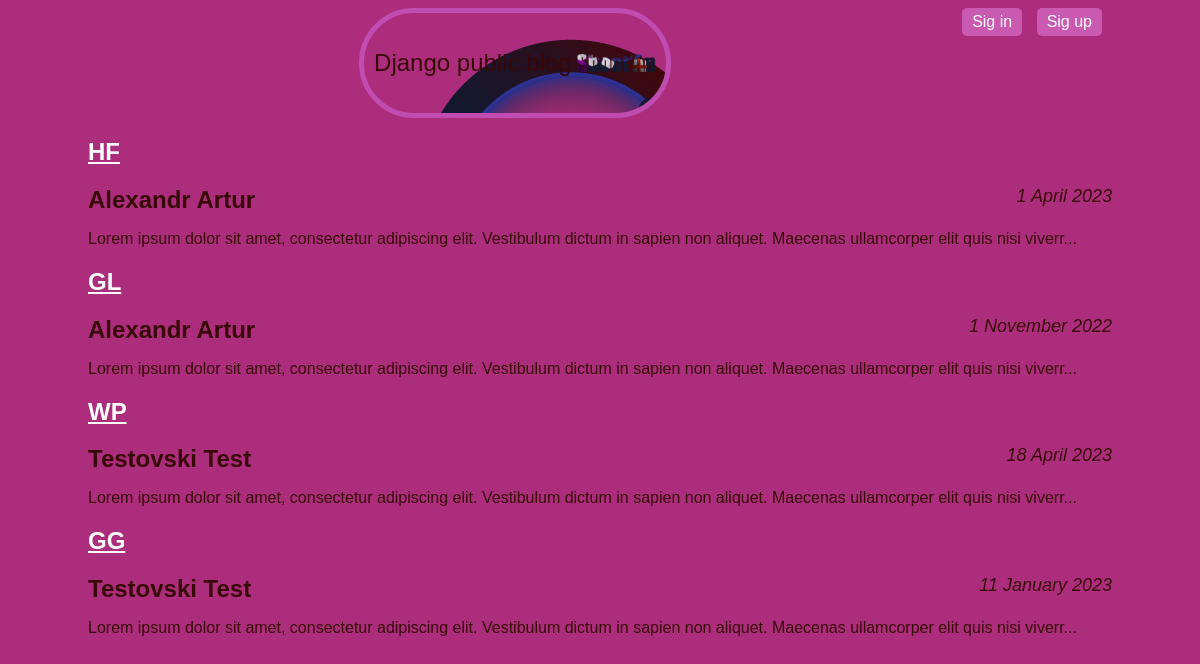
Before: / with the older database file.
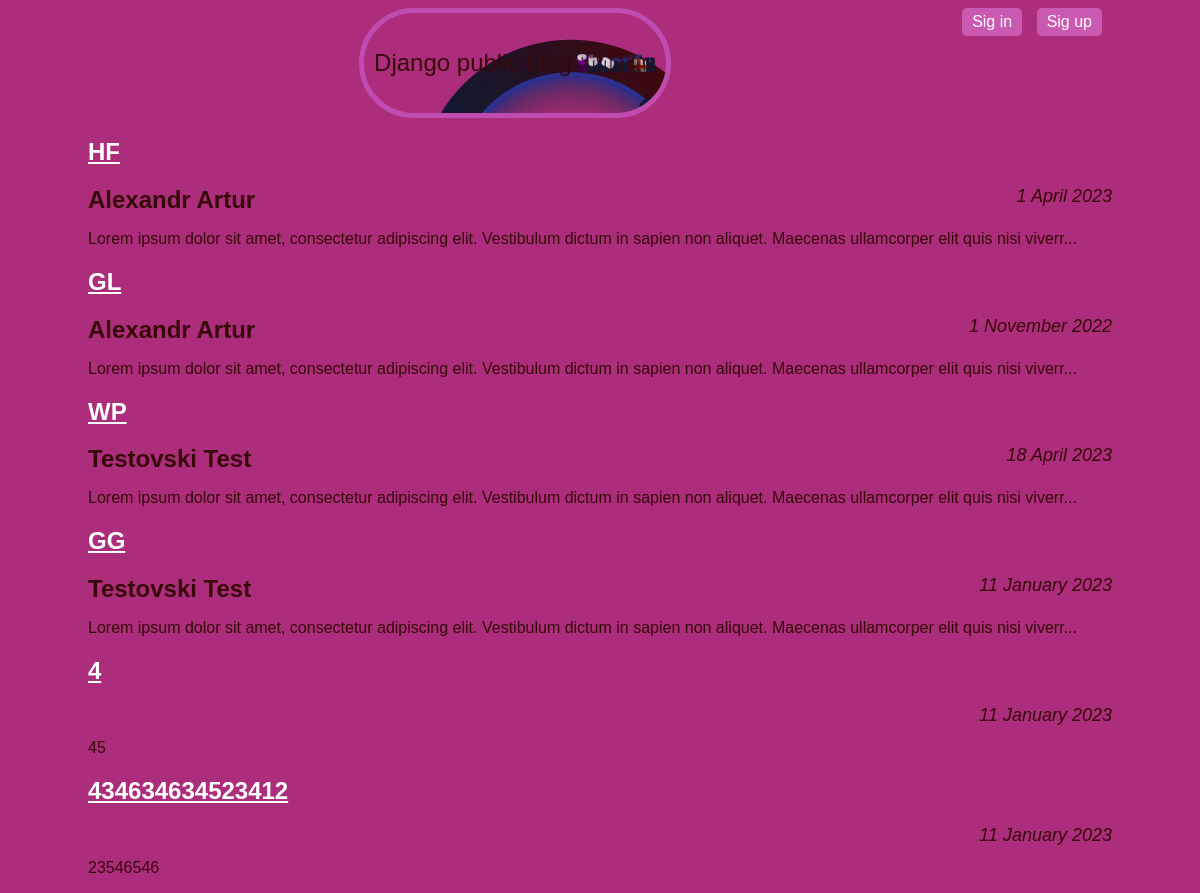
After: the same page with the newer database file.
### articles/models.py (models this page shows, shortened)
class Article(models.Model):
    title = models.CharField(max_length=200)
    author = models.ForeignKey(User, on_delete=models.CASCADE)
    author_article = models.ForeignKey('Author', on_delete=models.SET_NULL, null=True)
    text = models.TextField()
    created_date = models.DateField(auto_now_add=True)
    date_article = models.DateField('Date create article', null=False, default='2023-01-11')
    def get_excerpt(self):
        return self.text[:140] + "..." if len(self.text) > 140 else self.text

class Author(models.Model):
    first_name = models.CharField(max_length=100)
    last_name = models.CharField(max_length=100)
    date_of_birth = models.DateField(null=True, blank=True)
    date_of_death = models.DateField('Died', null=True, blank=True)

### articles/views.py (the view)
# urls.py: path('', views.archive, name='archive'),
def archive(request):
    return render(request, 'archive.html', {"posts": Article.objects.all()})

### articles/templates/archive.html (shortened to what this page needs)
<!DOCTYPE html>
<html lang="en">
<head>
    <link rel="stylesheet" type="text/css" href="{{ STATIC_URL }}/static/css/article.css">
</head>
<body>
<div class="header_main_page">
    <div id="logo_article_id">
        <p id="logo_text">Django public blog</p>
        <img src="{{ STATIC_URL }}/static/images/python.png"/>
    </div>
    {% if user.is_authenticated %}
    <div class='autorization_block'>
        <div class='add_article_section'><a href="{% url 'articlenew' %}" class="a_sig">Написать статью</a></div>
        <div class='sig_out_section'><a href="{% url 'logout' %}?next=/ " class="a_sig">Logout</a></div>
    </div>
    {% else %}
    <div class='autorization_block'>
        <div class='sig_in_section'><a href="{% url 'login' %}" class="a_sig">Sig in</a></div>
        <div class='sig_up_section'><a href="{% url 'sign_up' %}" class="a_sig">Sig up</a></div>
    </div>
    {% endif %}
</div>
<div class="archive">
    {% for post in posts %}
    <div class="one-post">
        <h2 class="post-title"><a href="http://127.0.0.1:8000/article/{{ post.id }}">{{ post.title }}</a></h2>
        <div class="article-info">
            <div class="article-author">{{ post.author_article.last_name}} {{ post.author_article.first_name}}</div>
            <div class="article-created-date">{{ post.date_article|date:"j F Y"|title }}</div>
        </div>
        <p class="article-text">{{ post.get_excerpt }}</p>
    </div>
    {% endfor %}
</div>
</body>
</html>

### articles/static/css/article.css (style rules this page uses)
body { background: #ac2d7b; font-family: Tahoma, Arial, sans-serif; color: #380808; width: 1024px; margin-left: auto; margin-right: auto; }
.header_main_page { text-align: center; }
#logo_article_id { display: inline-block; padding: 10px; border: 5px solid #c04cb1; text-align: center; border-radius: 355px; background-image: url("/static/images/heh.png"); }
.autorization_block { display: inline-block; vertical-align: middle; margin-left: 20px; float: right; }
.sig_in_section, .sig_up_section, .sig_out_section, .add_article_section { display: inline-block; padding: 5px 10px; background-color: #ca59b2; color: #2e0e0e; border-radius: 5px; cursor: pointer; margin-right: 10px; }
.a_sig { color: rgb(73, 30, 30)8, 37, 37; text-decoration: none; }
#logo_text { display: inline-block; margin: 0; font-size: 24px; vertical-align: middle; }
#logo_article_id img { display: inline-block; width: 80px; height: 80px; vertical-align: middle; }
.post-title { text-decoration: underline; }
.article-info div { display: inline-block; vertical-align: middle; }
.article-created-date { float: right; font-size: 18px; font-style: italic; }
.article-author { font-size: 24px; font-weight: bold; }
a { color: white; }
.article-text { text-align: justify; width: 1024px; }

Changed rows visible on the page:
added Article: title "4", date_article "11 January 2023", get_excerpt "45"
added Article: title "434634634523412", date_article "11 January 2023", get_excerpt "23546546"
